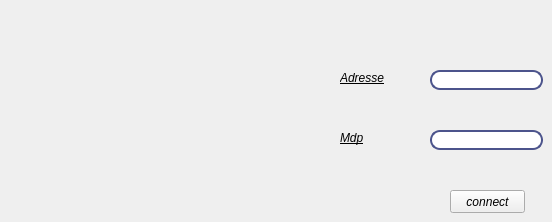
    <widget class="QWidget" name="page">
     <widget class="QLineEdit" name="lineEdit_adresse">
      <property name="geometry">
       <rect>
        <x>430</x>
        <y>70</y>
        <width>113</width>
        <height>20</height>
       </rect>
      </property>
      <property name="styleSheet">
       <string notr="true">QLineEdit{

border: 2px solid rgb(76,84,140);

border-radius: 10px;

color: #FFF;

padding-left:20px;

padding-right:20px;

background-color:rgb(255 255, 255)

}

QLineEdit:hover{

border:2px sold ;

color: rgb(255, 0, 0);

}

QLineEdit:focus{

border:20px sold rgb(0, 0, 0);

background-color:rgb(131,131,131);

}

</string>
      </property>
     </widget>
     <widget class="QLineEdit" name="lineEdit_mdp">
      <property name="geometry">
       <rect>
        <x>430</x>
        <y>130</y>
        <width>113</width>
        <height>20</height>
       </rect>
      </property>
      <property name="styleSheet">
       <string notr="true">QLineEdit{

border: 2px solid rgb(76,84,140);

border-radius: 10px;

color: #FFF;

padding-left:20px;

padding-right:20px;

background-color:rgb(255 255, 255)

}

QLineEdit:hover{

border:2px sold ;

color: rgb(255, 0, 0);

}

QLineEdit:focus{

border:20px sold rgb(0, 0, 0);

background-color:rgb(131,131,131);

}
</string>
      </property>
      <property name="echoMode">
       <enum>QLineEdit::Password</enum>
      </property>
     </widget>
     <widget class="QPushButton" name="pushButton_connect">
      <property name="geometry">
       <rect>
        <x>450</x>
        <y>190</y>
        <width>75</width>
        <height>23</height>
       </rect>
      </property>
      <property name="font">
       <font>
        <italic>true</italic>
        <underline>false</underline>
       </font>
      </property>
      <property name="text">
       <string>connect</string>
      </property>
     </widget>
     <widget class="QLabel" name="label_5">
      <property name="geometry">
       <rect>
        <x>340</x>
        <y>70</y>
        <width>71</width>
        <height>16</height>
       </rect>
      </property>
      <property name="font">
       <font>
        <italic>true</italic>
        <underline>true</underline>
       </font>
      </property>
      <property name="text">
       <string>Adresse</string>
      </property>
     </widget>
     <widget class="QLabel" name="label_6">
      <property name="geometry">
       <rect>
        <x>340</x>
        <y>130</y>
        <width>51</width>
        <height>16</height>
       </rect>
      </property>
      <property name="font">
       <font>
        <italic>true</italic>
        <underline>true</underline>
       </font>
      </property>
      <property name="text">
       <string>Mdp</string>
      </property>
     </widget>
    </widget>
